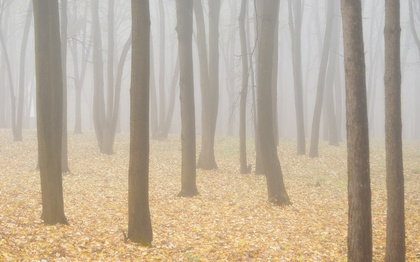
%> input picture src/img/forest2.jpg, 420 x 262 px, shrunk from 1024 x 640 before the run
$ octave main_demo_dehaze.m   (GNU Octave 9; MATLAB toolbox functions it lacks are replaced by stand-ins)
%> lines starting %> are read from the running program, lines starting %| are printed output that depends on the picture; in (x1, y1, x2, y2) boxes, pixels count from 0 and x2, y2 are one past the last pixel; in counts of white or black regions, pixels touching at a corner belong together; the program's own positions count from 1
### src/MinFilter.m
function I_min = MinFilter(I, r)
% I_min(i,j) = min(min(I(i-r:i+r, j-r:j+r)))
% I:     single channel image
% r:     window radius

[hei, wid] = size(I);

I_padded = padarray(I, [r r], Inf);

I_min = zeros(hei, wid);
for i = 1:hei           % ordfilt2
    for j = 1:wid
        I_min(i,j) = min(min(I_padded(i:i+2*r, j:j+2*r)));
    end
end

end

### src/GetAirLight.m
function Ac = GetAirLight(I_rgb, I_dark, percentage)

I_brightest = im2bw(I_dark, percentage*max(max(I_dark)));
count = length(find(I_brightest));

Ac = [0,0,0];
for c = 1:3
    sum_brightest = sum(sum(I_rgb(:,:,c).*I_brightest));
    Ac(c) = sum_brightest/count;
end

end

### src/EdgeAwareWeighting.m
function gamma = EdgeAwareWeighting(G)
% Eqn(5) in the paper
% G:    guidance image, must be a gray-scale image
% gamma:  weighting result

% L = 1; % dynamic range
L = max(max(G)) - min(min(G));
eps = (0.001*L)^2;
r = 1; % 눗왯곕쓺(x-r:x+r, y-r:y+r)

[hei, wid] = size(G);
N = boxfilter(ones(hei, wid), r);

mean_G = boxfilter(G, r) ./ N;
mean_GG = boxfilter(G.*G, r) ./ N;
var_G = mean_GG - mean_G .* mean_G;     % variance

% Eqn(5)
var_G1 = var_G + eps;
var_G1_sum = sum(sum(1./var_G1));
gamma0 = var_G1 * var_G1_sum /hei/wid;

gamma = imgaussfilt(gamma0, 2);

end

### src/boxfilter.m
function imDst = boxfilter(imSrc, r)

%   BOXFILTER   O(1) time box filtering using cumulative sum
%
%   - Definition imDst(x, y)=sum(sum(imSrc(x-r:x+r,y-r:y+r)));
%   - Running time independent of r;
%   - Equivalent to the function: colfilt(imSrc, [2*r+1, 2*r+1], 'sliding', @sum);
%   - But much faster.

[hei, wid] = size(imSrc);
imDst = zeros(size(imSrc));

%cumulative sum over Y axis
imCum = cumsum(imSrc, 1);
%difference over Y axis
imDst(1:r+1, :) = imCum(1+r:2*r+1, :);
imDst(r+2:hei-r, :) = imCum(2*r+2:hei, :) - imCum(1:hei-2*r-1, :);
imDst(hei-r+1:hei, :) = repmat(imCum(hei, :), [r, 1]) - imCum(hei-2*r:hei-r-1, :);

%cumulative sum over X axis
imCum = cumsum(imDst, 2);
%difference over Y axis
imDst(:, 1:r+1) = imCum(:, 1+r:2*r+1);
imDst(:, r+2:wid-r) = imCum(:, 2*r+2:wid) - imCum(:, 1:wid-2*r-1);
imDst(:, wid-r+1:wid) = repmat(imCum(:, wid), [1, r]) - imCum(:, wid-2*r:wid-r-1);
end

### src/WeightedGuidedImageFilter.m
function Z = WeightedGuidedImageFilter(X, G, r, lambda, gamma)
% X:        input image, must be a gray-scale image
% G:        guidance image, must be a gray-scale image
% r:        window radius
% lambda:   regularization parameter
% gamma:    selective
% Z:        filter output

if(exist('gamma_G', 'var') ~= 1)
    gamma = EdgeAwareWeighting(G);
end

[hei, wid] = size(X);
N = boxfilter(ones(hei, wid), r);

GX = G .* X;
mean_GX = boxfilter(GX, r) ./ N;
mean_X = boxfilter(X, r) ./ N;
mean_G = boxfilter(G, r) ./ N;

mean_GG = boxfilter(G.*G, r) ./ N;
var_G = mean_GG - mean_G .* mean_G;

a = (mean_GX - mean_G.*mean_X) ./ (var_G + lambda./gamma);
b = mean_X - a .* mean_G;

mean_a = boxfilter(a, r) ./ N;
mean_b = boxfilter(b, r) ./ N;

Z = mean_a .* G + mean_b;       % Eqn(9) in the paper

end

### src/main_demo_dehaze.m
%% Demo of haze removal
% I_rgb = imread('.\img\forest.jpg');
I_rgb = imread('.\img\forest2.jpg');
%> I_rgb is the input picture: size 262x420x3 uint8; mean R, G, B 189.9, 175.6, 155.4
% I_rgb = imread('.\img\river.jpg');

I_rgb = double(I_rgb) / 255;
%> I_rgb: size 262x420x3 double

epsilon = 7; %10;
I_min = min(I_rgb, [], 3);% + min_offset;
I_dark = MinFilter(I_min, epsilon);  % Eqn(23)
%> after the loop in MinFilter, `for i = 1:hei`:
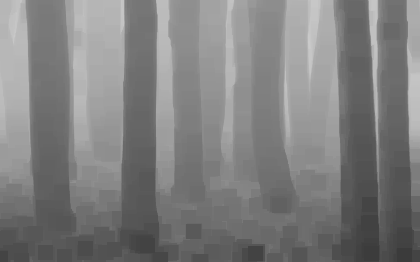
%> I_min: size 262x420 double; min 0.231, max 0.792, mean 0.497

Ac = GetAirLight(I_rgb, I_dark, 0.98);
%> in GetAirLight, `I_brightest = im2bw(I_dark, percentage*max(max(I_dark)));`:
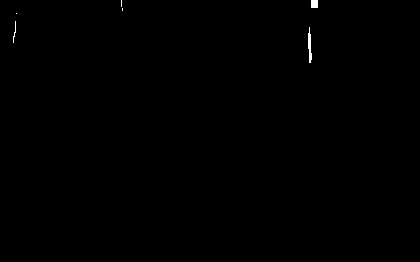
%> I_brightest: size 262x420 logical; 0.16% white; 6 white regions (3 under 20 px), largest, box (x1, y1, x2, y2) and area: (308, 27, 312, 63) 88, (311, 0, 318, 8) 56, (13, 21, 16, 43) 24
%> in GetAirLight, `count = length(find(I_brightest));`: count = 179
%> the loop in GetAirLight, `for c = 1:3` made 3 passes
%> sum_brightest on passes 1 to 3: 143.6, 143.7, 144.1
%> after the loop in GetAirLight, `for c = 1:3`: Ac = [0.802 0.803 0.805]
%> Ac = [0.802 0.803 0.805]

omega = 31/32;
t = 1 - omega * (I_dark./min(Ac));     % Eqn(27)

r = 60;
lambda = 1/1000;
G = rgb2gray(I_rgb);
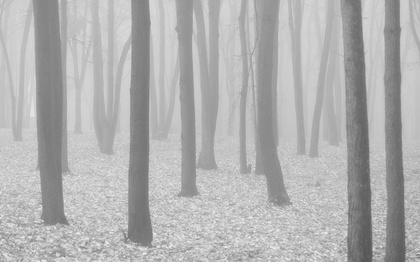
%> G: size 262x420 double; min 0.324, max 0.937, mean 0.696
t_smoothed = WeightedGuidedImageFilter(t, G, r, lambda);
%> in EdgeAwareWeighting, `L = max(max(G)) - min(min(G));`: L = 0.613
%> in EdgeAwareWeighting, `eps = (0.001*L)^2;`: eps = 3.75e-07
%> in boxfilter, `imDst(hei-r+1:hei, :) = repmat(imCum(hei, :), [r, 1]) - imCum(hei-2*r:..`: imDst: size 262x420 double; values 2 (black) and 3 (white), 99.2% white; black in thin lines or dots
%> in boxfilter, `imDst(:, 1:r+1) = imCum(:, 1+r:2*r+1);`: imDst: size 262x420 double; min 2, max 9, mean 3.01
%> in boxfilter, `imDst(:, wid-r+1:wid) = repmat(imCum(:, wid), [1, r]) - imCum(:, wid-2..`: imDst: size 262x420 double; min 4, max 9, mean 8.96
%> in boxfilter (call 2), `imDst(hei-r+1:hei, :) = repmat(imCum(hei, :), [r, 1]) - imCum(hei-2*r:..`: imDst: size 262x420 double; min 0.681, max 2.69, mean 2.08
%> in boxfilter (call 2), `imDst(:, 1:r+1) = imCum(:, 1+r:2*r+1);`: imDst: size 262x420 double; min 0.681, max 7.37, mean 2.1
%> in boxfilter (call 2), `imDst(:, wid-r+1:wid) = repmat(imCum(:, wid), [1, r]) - imCum(:, wid-2..`: imDst: size 262x420 double; min 2.08, max 8.04, mean 6.24
%> call 3 of boxfilter, with r = 1
%> in boxfilter (call 3), `imDst(hei-r+1:hei, :) = repmat(imCum(hei, :), [r, 1]) - imCum(hei-2*r:..`: imDst: size 262x420 double; min 0.232, max 2.42, mean 1.49
%> in boxfilter (call 3), `imDst(:, 1:r+1) = imCum(:, 1+r:2*r+1);`:
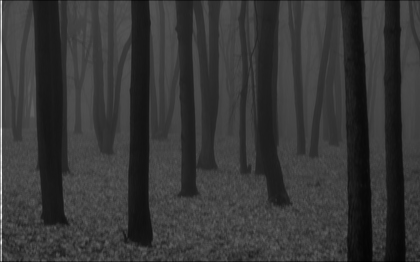
%> imDst: size 262x420 double; min 0.232, max 6.05, mean 1.5; drawn with min black and max white
%> in boxfilter (call 3), `imDst(:, wid-r+1:wid) = repmat(imCum(:, wid), [1, r]) - imCum(:, wid-2..`: imDst: size 262x420 double; min 0.722, max 7.19, mean 4.46; mean of the top-left, top-right, bottom-left and bottom-right quarters 4.52, 4.4, 4.63, 4.3
%> in EdgeAwareWeighting, `var_G = mean_GG - mean_G .* mean_G;`:
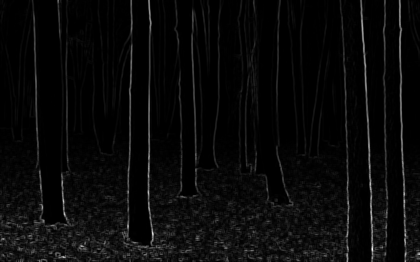
%> var_G: size 262x420 double; min -3.1e-14, max 0.0291, mean 0.0011; drawn with min black and max white
%> in EdgeAwareWeighting, `var_G1_sum = sum(sum(1./var_G1));`: var_G1_sum = 2.61e+09
%> call 4 of boxfilter, with r = 60
%> in boxfilter (call 4), `imDst(:, 1:r+1) = imCum(:, 1+r:2*r+1);`: imDst: size 262x420 double; min 61, max 14641, mean 1506.1
%> in boxfilter (call 4), `imDst(:, wid-r+1:wid) = repmat(imCum(:, wid), [1, r]) - imCum(:, wid-2..`:
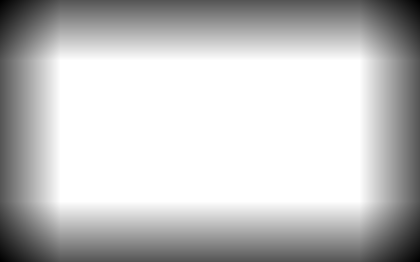
%> imDst: size 262x420 double; min 3721, max 14641, mean 12018; drawn with min black and max white
%> call 5 of boxfilter, with r = 60
%> in boxfilter (call 5), `imCum = cumsum(imDst, 2);`:
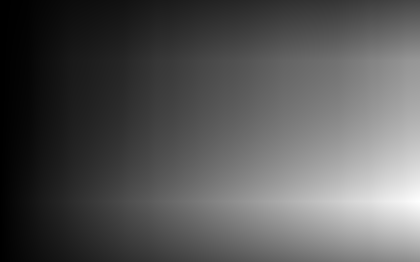
%> imCum: size 262x420 double; min 6.43, max 17398.9, mean 5917.8; drawn with min black and max white

haze_level = 0.03125; % 0(light), 0.03125(normal), 0.0625(heavy);
t_adjusted = t_smoothed .^(1+haze_level);   % Eqn(28)
amplify_factor0 = max(0.1, 1./t_adjusted - 1);
amplify_factor = repmat(amplify_factor0, 1,1,3);

[hei, wid, ~] = size(I_rgb);
%> hei = 262; wid = 420
Ac_rep = repmat(reshape(Ac, [1,1,3]), hei, wid);
Z = I_rgb + amplify_factor.*(I_rgb-Ac_rep);  % Eqn(30)

% figure();   imshow([rgb2gray(I_rgb),I_min,I_dark]);     title('I-gray, I-min, I-dark');
figure();   imshow([t, t_adjusted]);    title('t, t-adjusted');
figure();   imshow([I_rgb, Z]);     title('I-rgb, Z');
